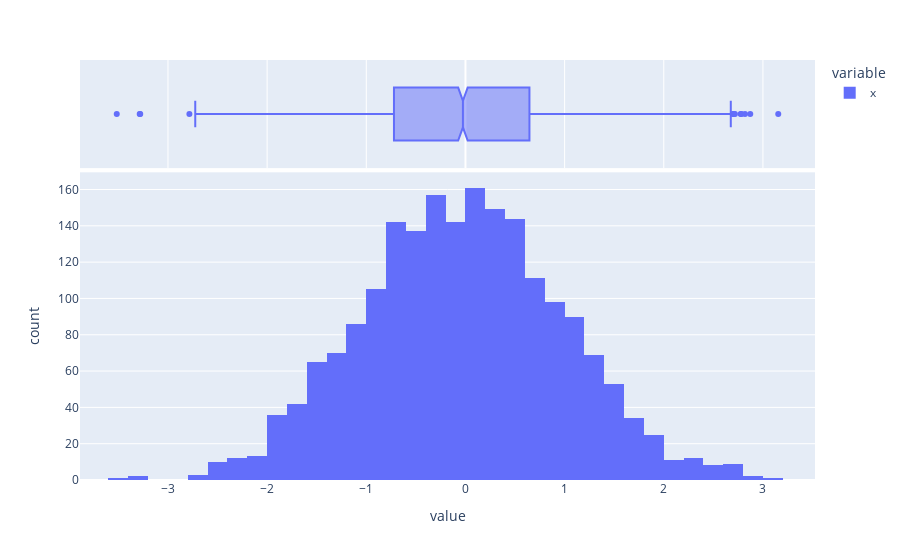

The cell this chart's notebook holds for it:
### Markdown cell above
### Norm

### Code cell
px.histogram(df.x, nbins=50, marginal='box')

### Figure 1 — Plotly figure (JSON) as saved in the notebook; plotly's stock layout.template omitted (floating-point values rounded to 4 significant figures; data arrays with more than 128 entries replaced by an {"elided": "..."} marker saying what was removed)
{"data": [{"alignmentgroup": "True", "bingroup": "x", "hovertemplate": "variable=x<br>value=%{x}<br>count=%{y}<extra></extra>", "legendgroup": "x", "marker": {"color": "#636efa", "pattern": {"shape": ""}}, "name": "x", "nbinsx": 50, "offsetgroup": "x", "orientation": "v", "showlegend": true, "type": "histogram", "x": {"elided": "2000 float values"}, "xaxis": "x", "yaxis": "y"}, {"alignmentgroup": "True", "hovertemplate": "variable=x<br>value=%{x}<extra></extra>", "legendgroup": "x", "marker": {"color": "#636efa"}, "name": "x", "notched": true, "offsetgroup": "x", "showlegend": false, "type": "box", "x": {"elided": "2000 float values"}, "xaxis": "x2", "yaxis": "y2"}], "layout": {"autosize": true, "barmode": "relative", "legend": {"title": {"text": "variable"}, "tracegroupgap": 0}, "margin": {"t": 60}, "xaxis": {"anchor": "y", "autorange": true, "domain": [0, 1], "range": [-3.887, 3.525], "title": {"text": "value"}, "type": "linear"}, "xaxis2": {"anchor": "y2", "autorange": true, "domain": [0, 1], "matches": "x", "range": [-3.887, 3.525], "showgrid": true, "showticklabels": false, "type": "linear"}, "yaxis": {"anchor": "x", "autorange": true, "domain": [0, 0.7326], "range": [0, 169.5], "title": {"text": "count"}}, "yaxis2": {"anchor": "x2", "autorange": true, "domain": [0.7426, 1], "matches": "y2", "range": [-0.5, 0.5], "showgrid": false, "showline": false, "showticklabels": false, "ticks": "", "type": "category"}}}
